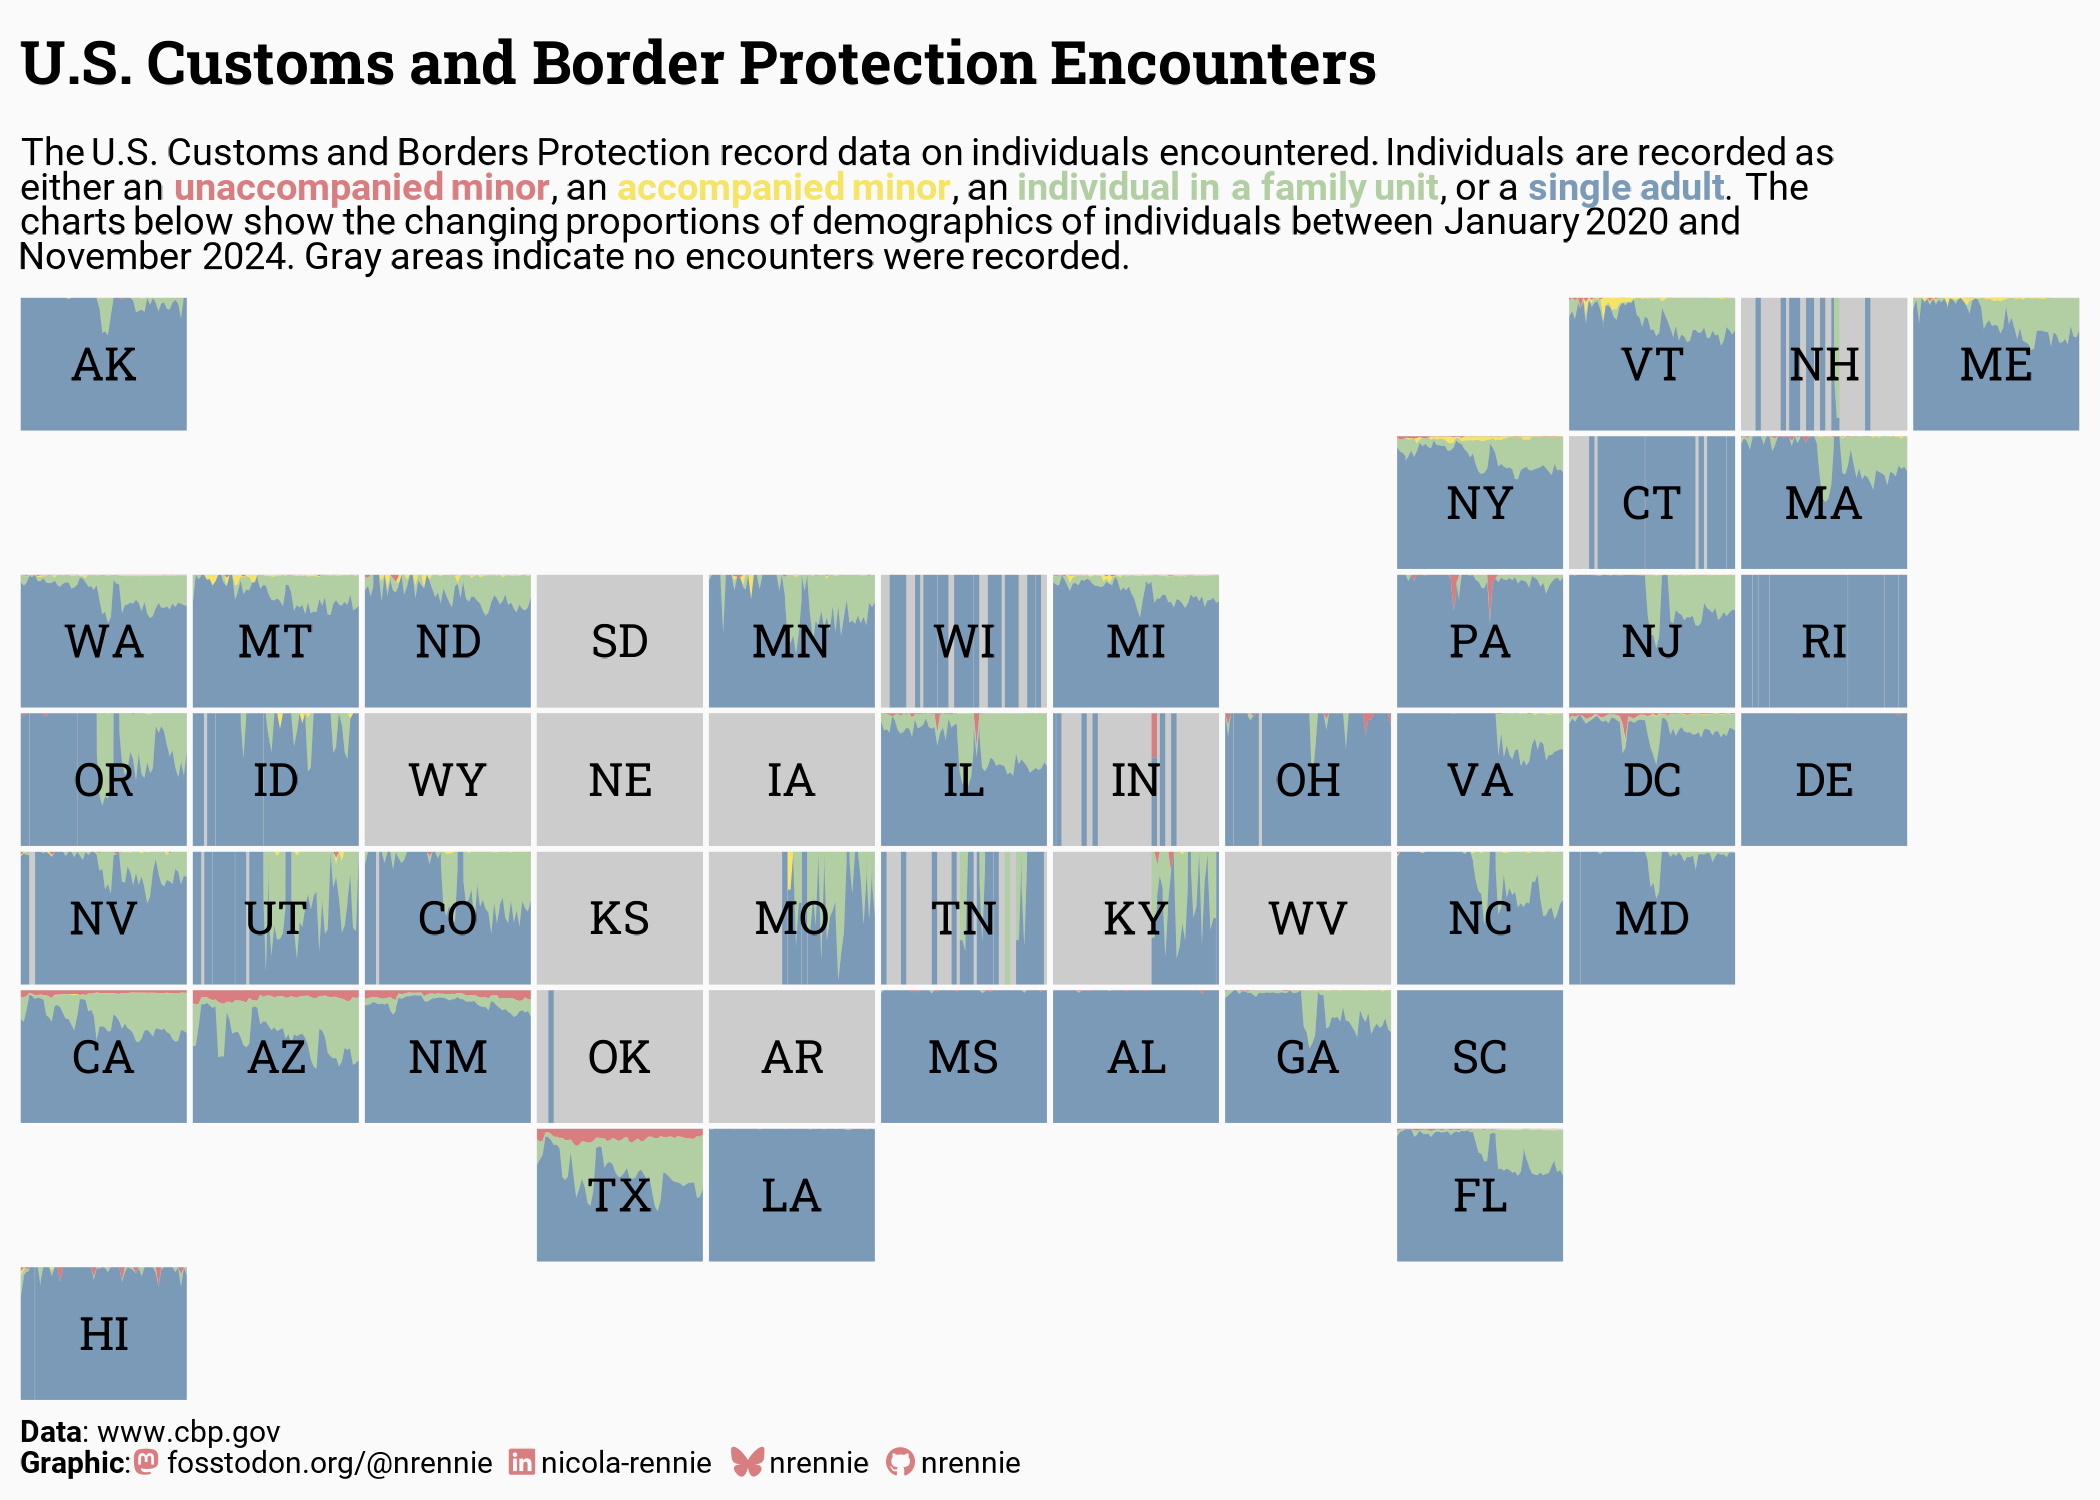

Reproduce this figure in R.
# Load packages -----------------------------------------------------------

library(tidyverse)
library(showtext)
library(camcorder)
library(ggtext)
library(nrBrand)
library(glue)
library(geofacet)


# Load data ---------------------------------------------------------------

tuesdata <- tidytuesdayR::tt_load("2024-11-26")
cbp_resp <- tuesdata$cbp_resp
cbp_state <- tuesdata$cbp_state


# Load fonts --------------------------------------------------------------

font_add_google("Roboto", "roboto")
font_add_google("Roboto Slab", "robotoslab")
showtext_auto()
showtext_opts(dpi = 300)


# Data wrangling ----------------------------------------------------------

plot_data <- cbp_state |>
  mutate(date = ymd(glue("{fiscal_year}-{month_abbv}-01"))) |>
  group_by(date, state, demographic) |>
  summarise(n = sum(encounter_count)) |>
  ungroup() |>
  mutate(
    demographic = case_when(
      demographic == "Single Adults" ~ "single adult",
      demographic == "FMUA" ~ "individual in a family unit",
      demographic == "UC / Single Minors" ~ "unaccompanied minor",
      demographic == "Accompanied Minors" ~ "accompanied minor"
    )
  ) |>
  filter(
    !(state %in% c("GU", "MP", "PR", "VI"))
  ) |>
  mutate(
    state = factor(state, levels = geofacet::us_state_grid2$code)
  ) |>
  complete(
    date, state, demographic,
    fill = list(n = 0)
  ) |>
  mutate(
    demographic = factor(demographic, levels = c(
      "unaccompanied minor", "accompanied minor",
      "individual in a family unit", "single adult"
    ))
  )


# Define colours and fonts-------------------------------------------------

bg_col <- "#fafafa"
text_col <- "black"
col_palette <- PrettyCols::prettycols("Prism")[c(1, 2, 4, 5)]
names(col_palette) <- levels(plot_data$demographic)
highlight_col <- col_palette[1]

body_font <- "roboto"
title_font <- "robotoslab"


# Start recording ---------------------------------------------------------

gg_record(
  dir = file.path("2024", "2024-11-26", "recording"),
  device = "png",
  width = 7,
  height = 6,
  units = "in",
  dpi = 300
)


# Define text -------------------------------------------------------------

social <- nrBrand::social_caption(
  bg_colour = bg_col,
  icon_colour = highlight_col,
  font_colour = text_col,
  font_family = body_font
)
title <- "U.S. Customs and Border Protection Encounters"
cap <- paste0(
  "**Data**: www\\.cbp\\.gov <br>**Graphic**:", social
)


# Plot --------------------------------------------------------------------

encounter_plot <- function(pos, label_y, st_text) {
  g <- ggplot(
    data = plot_data,
    mapping = aes(x = date, y = n, fill = demographic)
  ) +
    geom_area(position = pos) +
    geom_text(
      data = filter(plot_data, date == ymd("2020-01-01"), demographic == "single adult"),
      mapping = aes(
        x = mean(c(ymd("2020-01-01"), ymd("2024-12-01"))),
        y = label_y,
        label = state
      ),
      family = title_font
    ) +
    facet_geo(~state, grid = "us_state_grid2") +
    scale_fill_manual(
      values = col_palette
    ) +
    labs(
      title = title,
      subtitle = st_text,
      caption = cap
    ) +
    coord_cartesian(expand = FALSE) +
    theme_void(base_family = body_font, base_size = 9) +
    theme(
      legend.position = "none",
      plot.title.position = "plot",
      plot.caption.position = "plot",
      plot.margin = margin(5, 5, 5, 5),
      plot.background = element_rect(fill = bg_col, colour = bg_col),
      panel.background = element_rect(fill = "grey80", colour = "grey80"),
      strip.text = element_blank(),
      strip.background = element_blank(),
      panel.spacing = unit(0.1, "lines"),
      plot.title = element_textbox_simple(
        colour = text_col,
        hjust = 0,
        halign = 0,
        margin = margin(b = 5, t = 5),
        lineheight = 0.5,
        face = "bold",
        size = rel(1.6),
        family = title_font
      ),
      plot.subtitle = element_textbox_simple(
        colour = text_col,
        hjust = 0,
        halign = 0,
        margin = margin(b = 5, t = 5),
        lineheight = 0.5,
        family = body_font,
        maxwidth = 0.9
      ),
      plot.caption = element_textbox_simple(
        colour = text_col,
        hjust = 0,
        halign = 0,
        margin = margin(b = 0, t = 5),
        lineheight = 0.5,
        family = body_font
      )
    )
  return(g)
}


# Save plots --------------------------------------------------------------

st <- glue("The U.S. Customs and Borders Protection record data on individuals encountered. Individuals are recorded as either an <span style='color:{col_palette[[1]]}'>**{names(col_palette[1])}**</span>, an <span style='color:{col_palette[[2]]}'>**{names(col_palette[2])}**</span>, an <span style='color:{col_palette[[3]]}'>**{names(col_palette[3])}**</span>, or a <span style='color:{col_palette[[4]]}'>**{names(col_palette[4])}**</span>. The charts below show the changing proportions of demographics of individuals between January 2020 and November 2024. Gray areas indicate no encounters were recorded.")
encounter_plot("fill", 0.5, st)
camcorder::record_polaroid()
ggsave(
  filename = file.path("2024", "2024-11-26", paste0("20241126", ".png")),
  height = 5,
  width = 7
)

y_lim <- plot_data |>
  group_by(date, state) |>
  summarise(n = sum(n)) |>
  ungroup() |>
  pull(n) |>
  max() * 0.5
st <- glue("The U.S. Customs and Borders Protection record data on individuals encountered. Individuals are recorded as either an <span style='color:{col_palette[[1]]}'>**{names(col_palette[1])}**</span>, an <span style='color:{col_palette[[2]]}'>**{names(col_palette[2])}**</span>, an <span style='color:{col_palette[[3]]}'>**{names(col_palette[3])}**</span>, or a <span style='color:{col_palette[[4]]}'>**{names(col_palette[4])}**</span>. The charts below show the changing numbers of individuals of different demographics between January 2020 and November 2024. Gray areas indicate no encounters were recorded.")
encounter_plot("stack", y_lim, st)
camcorder::record_polaroid()
ggsave(
  filename = file.path("2024", "2024-11-26", paste0("20241126_stack", ".png")),
  height = 5,
  width = 7
)


# Save gif ----------------------------------------------------------------

gg_playback(
  name = file.path("2024", "2024-11-26", paste0("20241126", ".gif")),
  first_image_duration = 4,
  last_image_duration = 20,
  frame_duration = .25,
  background = bg_col
)
